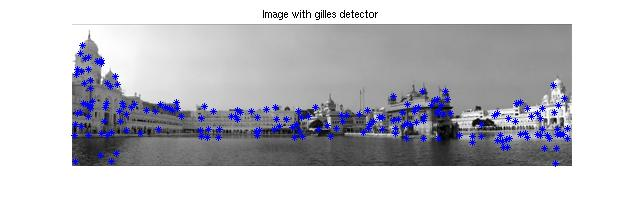
%> input picture keypointExtraction/gilles.jpg, 644 x 217 px
$ octave --eval "result = harris(imread('gilles.jpg'));"   (GNU Octave 9; MATLAB toolbox functions it lacks are replaced by stand-ins)
%> lines starting %> are read from the running program, lines starting %| are printed output that depends on the picture
### gbvs/findLocalMaximum.m
function [row,col,max_local] = findLocalMaximum(val,radius)
    mask  = fspecial('disk',radius)>0;
    nb    = sum(mask(:));
    highest          = ordfilt2(val, nb, mask);
    second_highest   = ordfilt2(val, nb-1, mask);
    index            = highest==val & highest~=second_highest;
    max_local        = zeros(size(val));
    max_local(index) = val(index);
    [row,col]        = find(index==1);

end

### keypointExtraction/harris.m
function points = harris(im)
    im = double(im(:,:,1));
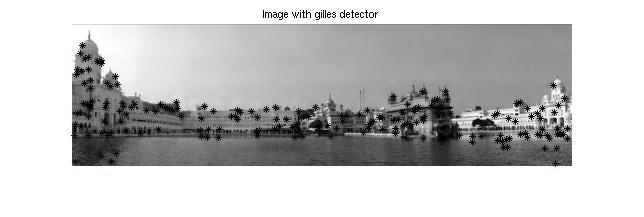
%> im: size 217x644 double; min 0, max 255, mean 195.4
    sigma = 1.5;

    % derivative masks
    s_D = 0.7*sigma;
    x  = -round(3*s_D):round(3*s_D);
    dx = x .* exp(-x.*x/(2*s_D*s_D)) ./ (s_D*s_D*s_D*sqrt(2*pi));
    dy = dx';

    % image derivatives
    Ix = conv2(im, dx, 'same');
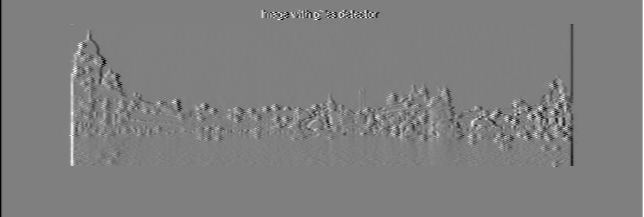
%> Ix: size 217x644 double; min -88.93, max 88.93, mean 0; drawn with min black and max white
    Iy = conv2(im, dy, 'same');
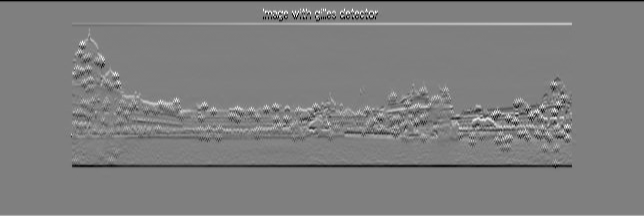
%> Iy: size 217x644 double; min -88.93, max 88.93, mean 0; mean of the top-left, top-right, bottom-left and bottom-right quarters -0.2, -0.3, 0.2, 0.3; drawn with min black and max white

    % sum of the Auto-correlation matrix
    s_I = sigma;
    g = fspecial('gaussian',max(1,fix(6*s_I+1)), s_I);
    Ix2 = conv2(Ix.^2, g, 'same'); % Smoothed squared image derivatives
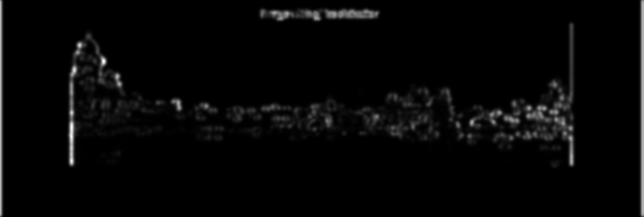
%> Ix2: size 217x644 double; min 0, max 3174.4, mean 81.5; drawn with min black and max white
    Iy2 = conv2(Iy.^2, g, 'same');
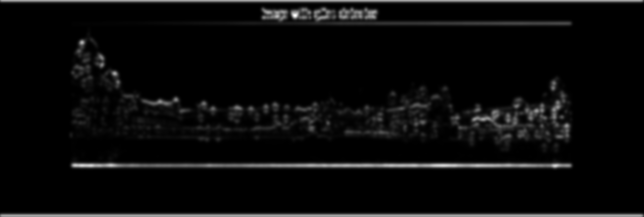
%> Iy2: size 217x644 double; min 1.97e-31, max 3536, mean 157.1; drawn with min black and max white
    Ixy = conv2(Ix.*Iy, g, 'same');
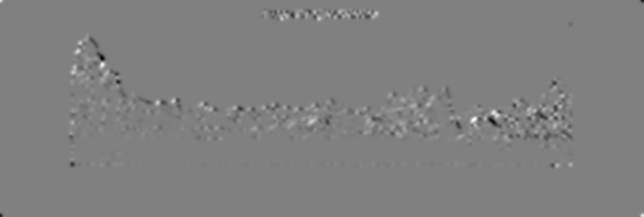
%> Ixy: size 217x644 double; min -1237.4, max 1221.5, mean 0.4; drawn with min black and max white

    % interest point response
    cim = (Ix2.*Iy2 - Ixy.^2)./(Ix2 + Iy2 + eps);				% Alison Noble measure.
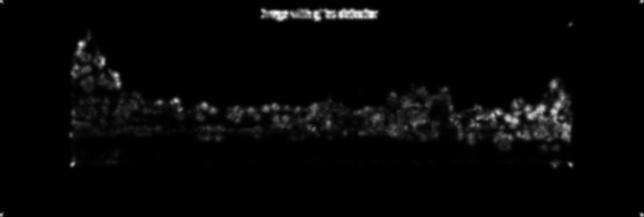
%> cim: size 217x644 double; min 0, max 912.2, mean 22.7; drawn with min black and max white
    % k = 0.06; cim = (Ix2.*Iy2 - Ixy.^2) - k*(Ix2 + Iy2).^2;	% Original Harris measure.

    % find local maxima on 3x3 neighborgood
    [r,c,max_local] = findLocalMaximum(cim,3*s_I);
%> the run ends on the next line

    % set threshold 1% of the maximum value
    t = 0.01*max(max_local(:));

    % find local maxima greater than threshold
    [r,c] = find(max_local>=t);

    % build interest points
    points = [r,c];
end
